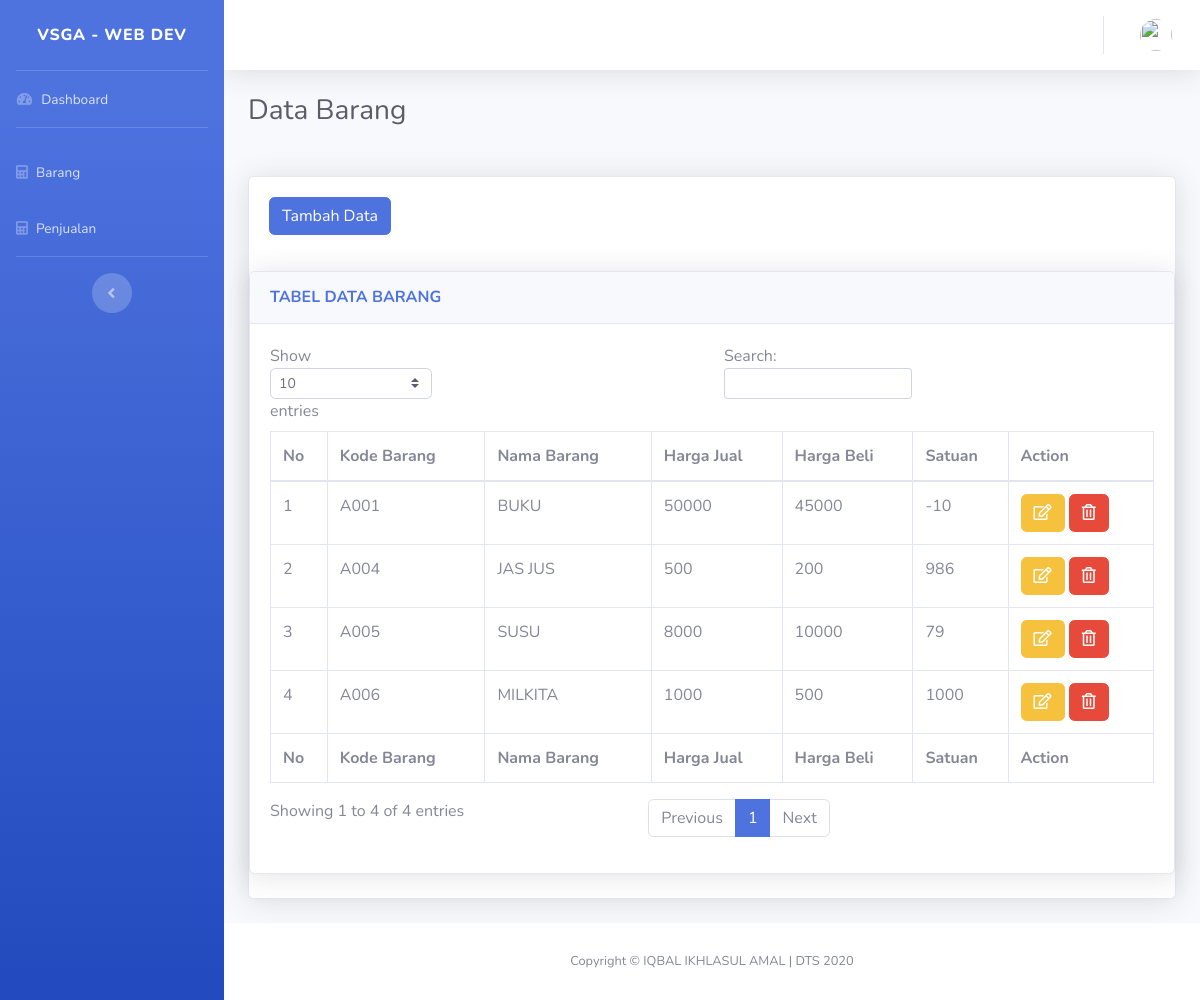
The app's page /assets/sbadmin2/barang.php with its own data.
### tables this page shows
CREATE TABLE `tb_barang` (
  `kd_barang` varchar(10) NOT NULL,
  `nama_barang` varchar(255) NOT NULL,
  `harga_jual` int(10) NOT NULL,
  `harga_beli` int(10) NOT NULL,
  `satuan` int(11) NOT NULL
);

### assets/sbadmin2/barang.php (the view, shortened to what this page needs)
<?php
include("header.php");
include("../../connection.php");
?>
<div class="d-sm-flex align-items-center justify-content-between mb-4">
  <h1 class="h3 mb-0 text-gray-800">Data Barang</h1>
</div>
<?php
$q = $koneksi->query("SELECT * FROM tb_barang ORDER BY kd_barang asc");
?>
<div class="card shadow mb-4 mt-5">
  <div class="card-body">
    <button type="button" class="btn btn-primary mb-3" data-toggle="modal" data-target="#tambahdata">
      Tambah Data
    </button>
  </div>
  <div class="card shadow mb-4">
    <div class="card-header py-3">
      <h6 class="m-0 font-weight-bold text-primary">TABEL DATA BARANG</h6>
    </div>
    <div class="card-body">
      <div class="table-responsive">
        <table class="table table-bordered" id="dataTable" width="100%" cellspacing="0">
          <thead>
            <tr>
              <th>No</th>
              <th>Kode Barang</th>
              <th>Nama Barang</th>
              <th>Harga Jual</th>
              <th>Harga Beli</th>
              <th>Satuan</th>
              <th>Action</th>
            </tr>
          </thead>
          <tfoot>
            <tr>
              <th>No</th>
              <th>Kode Barang</th>
              <th>Nama Barang</th>
              <th>Harga Jual</th>
              <th>Harga Beli</th>
              <th>Satuan</th>
              <th>Action</th>
            </tr>
          </tfoot>
          <tbody>
            <?php
            $no = 1;
            while ($data = $q->fetch_assoc()) {
            ?>
              <tr>
                <td><?= $no++ ?></td>
                <td><?= $data['kd_barang']; ?></td>
                <td><?= $data['nama_barang']; ?></td>
                <td><?= $data['harga_jual']; ?></td>
                <td><?= $data['harga_beli']; ?></td>
                <td><?= $data['satuan']; ?></td>
                <td>
                  <a href="edit_barang.php?kd_barang=<?php echo $data['kd_barang']; ?>" class="btn btn-warning"><i class="far fa-edit"></i></a>
                  <button type="button" class="deletebtn btn btn-danger" data-toggle="modal"><i class="far fa-trash-alt"></i></button>
                </td>
              </tr>
            <?php
            }
            ?>
          </tbody>
        </table>
      </div>
    </div>
  </div>
</div>
</div>
<?php include('footer.php') ?>

### records on screen
tb_barang: kd_barang "A001", nama_barang "BUKU", harga_jual "50000", harga_beli "45000", satuan "-10"
tb_barang: kd_barang "A004", nama_barang "JAS JUS", harga_jual "500", harga_beli "200", satuan "986"
tb_barang: kd_barang "A005", nama_barang "SUSU", harga_jual "8000", harga_beli "10000", satuan "79"
tb_barang: kd_barang "A006", nama_barang "MILKITA", harga_jual "1000", harga_beli "500", satuan "1000"
